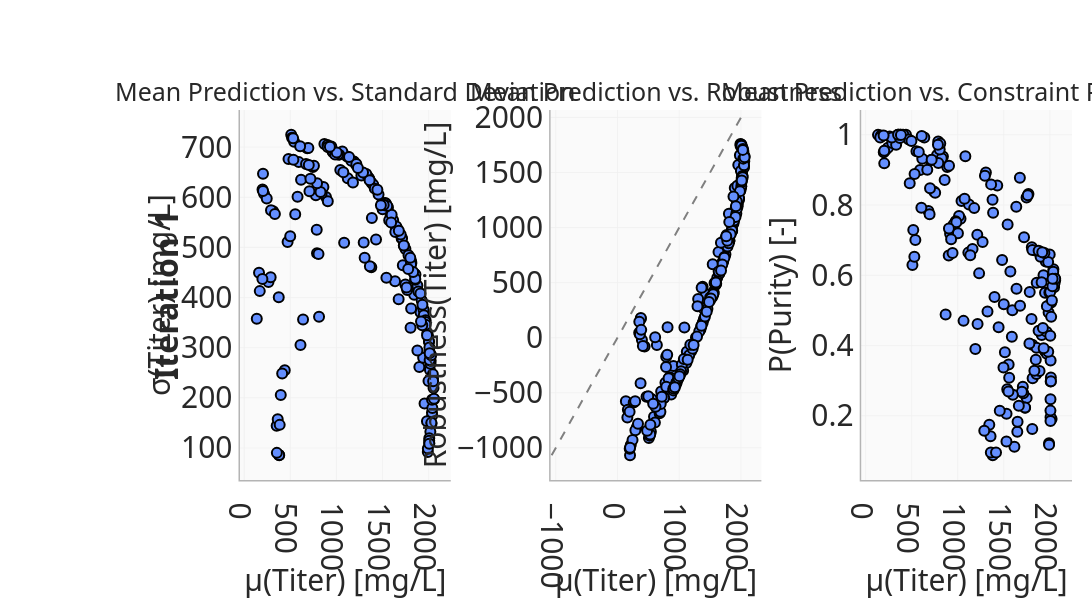

The notebook cell this image was saved under:
### Code cell
import re
import plotly.graph_objects as go
from plotly.subplots import make_subplots

fig_full = update_pareto_front_plots(
    mlflow_run=MLFLOW_RUN,
    iteration=ITERATION,
    clicked_points={},
    objectives_bounds=OBJECTIVES_BOUNDS,
    pinned_points={},
    objective_renames=OBJECTIVE_RENAMES,
    investigation_space_renames=INVESTIGATION_SPACE_RENAMES,
    measurement_renames=MEASUREMENT_RENAMES,
    pareto_mode=PARETO_MODE,
)

# ── Row 1 only ────────────────────────────────────────────────────────────────
layout_dict = fig_full.to_plotly_json()["layout"]

# Row 1 yaxes: domain[1] ≈ 1.0 (topmost row always reaches the top)
row1_y_refs = {
    "y" + key[5:]
    for key, val in layout_dict.items()
    if re.match(r"^yaxis\d*$", key)
    and isinstance(val, dict)
    and abs((val.get("domain") or [0, 0])[1] - 1.0) < 0.01
}
row1_x_refs = {"x" + ref[1:] for ref in row1_y_refs}

# Map axis ref → subplot column (sorted: 'x'→1, 'x2'→2, 'x3'→3)
def _col_num(ref: str) -> int:
    n = ref[1:]  # strip leading 'x'
    return int(n) if n else 1

sorted_x_refs = sorted(row1_x_refs, key=_col_num)
x_ref_to_col = {ref: i + 1 for i, ref in enumerate(sorted_x_refs)}
n_cols = len(sorted_x_refs)

# Build proper 1-row subplot figure
fig = make_subplots(rows=1, cols=n_cols, horizontal_spacing=0.12, subplot_titles=subplot_titles[:n_cols])
fig.update_layout(template=fig_full.layout.template)

# Add row-1 traces with explicit col so xaxis/yaxis are always set correctly
for trace in fig_full.data:
    x_ref = trace.xaxis or "x"
    y_ref = trace.yaxis or "y"
    if y_ref in row1_y_refs:
        col = x_ref_to_col.get(x_ref, 1)
        fig.add_trace(trace, row=1, col=col)

# Copy axis titles/ticks from original (skip domain; make_subplots handles it)
for key, val in layout_dict.items():
    if not isinstance(val, dict):
        continue
    if re.match(r"^xaxis\d*$", key) and "x" + key[5:] in row1_x_refs:
        fig.update_layout({key: {k: v for k, v in val.items() if k != "domain"}})
    elif re.match(r"^yaxis\d*$", key) and "y" + key[5:] in row1_y_refs:
        fig.update_layout({key: {k: v for k, v in val.items() if k != "domain"}})

# Copy row-1 shapes (bounds vlines/hlines) using subplot-aware placement
for shape in fig_full.layout.shapes:
    s = shape.to_plotly_json()
    xref_base = (s.get("xref") or "").split(" ")[0]
    if xref_base not in row1_x_refs:
        continue
    col = x_ref_to_col.get(xref_base, 1)
    line = s.get("line", {})
    x0, x1 = s.get("x0"), s.get("x1")
    y0, y1 = s.get("y0"), s.get("y1")
    if x0 is not None and x0 == x1:          # vertical bound line
        fig.add_vline(x=float(x0), row=1, col=col, line=line)
    elif y0 is not None and y0 == y1:         # horizontal bound line
        fig.add_hline(y=float(y0), row=1, col=col, line=line)
    else:                                     # diagonal or other shape
        fig.add_shape(
            **{k: v for k, v in s.items() if k not in ("xref", "yref")},
            row=1, col=col,
        )

fig.update_layout(
    showlegend=layout_dict.get("showlegend", True),
    hovermode=layout_dict.get("hovermode"),
    legend=layout_dict.get("legend"),
    width=layout_dict.get("width"),
    height=500,
)

# ── Diagonal gray dashed line on second subplot (col 2) ───────────────────────
x2_vals, y2_vals = [], []
for trace in fig.data:
    if trace.xaxis == "x2" and trace.yaxis == "y2":
        if getattr(trace, "x", None) is not None:
            x2_vals.extend(v for v in trace.x if v is not None)
        if getattr(trace, "y", None) is not None:
            y2_vals.extend(v for v in trace.y if v is not None)

if x2_vals and y2_vals:
    diag_min = min(min(x2_vals), min(y2_vals))
    diag_max = max(max(x2_vals), max(y2_vals))
    fig.add_shape(
        type="line",
        x0=diag_min, y0=diag_min,
        x1=diag_max, y1=diag_max,
        row=1, col=2,
        line=dict(color="gray", width=2, dash="dash"),
    )

fig.update_layout(showlegend=False, margin=dict(l=240, r=20, t=110, b=120), width=2200, height=600,legend=dict(font=dict(size=30)))
for col_idx, (x_name, y_name) in enumerate(zip(x_axis_names, y_axis_names), start=1):
    fig.update_xaxes(title_text=x_name, row=1, col=col_idx, title_font_size=30, tickfont=dict(size=30),)
    fig.update_yaxes(title_text=y_name, row=1, col=col_idx, title_font_size=30, tickfont=dict(size=30))
for annotation in fig.layout.annotations:
    annotation.font.size = 25

# Iteration label on the left, spanning the whole row
fig.add_annotation(
    text=f"<b>Iteration {int(ITERATION.split('_')[-1])}</b>",
    x=-0.09, y=0.5,
    xref="paper", yref="paper",
    textangle=-90, xanchor="center", yanchor="middle",
    showarrow=False,
    font=dict(size=32),
)
fig.show()
fig.update_layout(
    paper_bgcolor='rgba(0,0,0,0)'
)
fig.write_image(f"{PDF_FOLDER}/pareto_front_all.pdf")

### Figure 1 — Plotly figure (JSON) as saved in the notebook; plotly's stock layout.template omitted (floating-point values rounded to 4 significant figures; data arrays with more than 128 entries replaced by an {"elided": "..."} marker saying what was removed)
{"data": [{"customdata": {"elided": "200x17 float values"}, "hovertemplate": "<b>RecipeID</b>: %{customdata[1]:.4f}<br><b>temperature</b>: %{customdata[2]:.4f}<br><b>ph_value</b>: %{customdata[3]:.4f}<br><b>initial_glc</b>: %{customdata[4]:.4f}<br><b>initial_gln</b>: %{customdata[5]:.4f}<br><b>feed_1_glc</b>: %{customdata[6]:.4f}<br><b>feed_1_gln</b>: %{customdata[7]:.4f}<br><b>feed_2_glc</b>: %{customdata[8]:.4f}<br><b>feed_2_gln</b>: %{customdata[9]:.4f}<br><b>product_concentration</b>: %{customdata[10]:.4f}<br><b>aggregate_concentration</b>: %{customdata[11]:.4f}<br><b>purity</b>: %{customdata[12]:.4f}<br><b>product_concentration</b>: %{customdata[13]:.4f}<br><b>product_concentration</b>: %{customdata[14]:.4f}<br><b>product_concentration</b>: %{customdata[15]:.4f}<br><b>purity</b>: %{customdata[16]:.4f}<extra></extra>", "marker": {"color": "#648FFF", "line": {"color": "black", "width": 2}, "size": 10, "symbol": "circle"}, "mode": "markers", "name": "Pareto Front", "showlegend": true, "type": "scatter", "x": {"elided": "200 float values"}, "xaxis": "x", "y": {"elided": "200 float values"}, "yaxis": "y"}, {"customdata": {"elided": "200x17 float values"}, "hovertemplate": "<b>RecipeID</b>: %{customdata[1]:.4f}<br><b>temperature</b>: %{customdata[2]:.4f}<br><b>ph_value</b>: %{customdata[3]:.4f}<br><b>initial_glc</b>: %{customdata[4]:.4f}<br><b>initial_gln</b>: %{customdata[5]:.4f}<br><b>feed_1_glc</b>: %{customdata[6]:.4f}<br><b>feed_1_gln</b>: %{customdata[7]:.4f}<br><b>feed_2_glc</b>: %{customdata[8]:.4f}<br><b>feed_2_gln</b>: %{customdata[9]:.4f}<br><b>product_concentration</b>: %{customdata[10]:.4f}<br><b>aggregate_concentration</b>: %{customdata[11]:.4f}<br><b>purity</b>: %{customdata[12]:.4f}<br><b>product_concentration</b>: %{customdata[13]:.4f}<br><b>product_concentration</b>: %{customdata[14]:.4f}<br><b>product_concentration</b>: %{customdata[15]:.4f}<br><b>purity</b>: %{customdata[16]:.4f}<extra></extra>", "marker": {"color": "#648FFF", "line": {"color": "black", "width": 2}, "size": 10, "symbol": "circle"}, "mode": "markers", "name": "Pareto Front", "showlegend": false, "type": "scatter", "x": {"elided": "200 float values"}, "xaxis": "x2", "y": {"elided": "200 float values"}, "yaxis": "y2"}, {"customdata": {"elided": "200x17 float values"}, "hovertemplate": "<b>RecipeID</b>: %{customdata[1]:.4f}<br><b>temperature</b>: %{customdata[2]:.4f}<br><b>ph_value</b>: %{customdata[3]:.4f}<br><b>initial_glc</b>: %{customdata[4]:.4f}<br><b>initial_gln</b>: %{customdata[5]:.4f}<br><b>feed_1_glc</b>: %{customdata[6]:.4f}<br><b>feed_1_gln</b>: %{customdata[7]:.4f}<br><b>feed_2_glc</b>: %{customdata[8]:.4f}<br><b>feed_2_gln</b>: %{customdata[9]:.4f}<br><b>product_concentration</b>: %{customdata[10]:.4f}<br><b>aggregate_concentration</b>: %{customdata[11]:.4f}<br><b>purity</b>: %{customdata[12]:.4f}<br><b>product_concentration</b>: %{customdata[13]:.4f}<br><b>product_concentration</b>: %{customdata[14]:.4f}<br><b>product_concentration</b>: %{customdata[15]:.4f}<br><b>purity</b>: %{customdata[16]:.4f}<extra></extra>", "marker": {"color": "#648FFF", "line": {"color": "black", "width": 2}, "size": 10, "symbol": "circle"}, "mode": "markers", "name": "Pareto Front", "showlegend": false, "type": "scatter", "x": {"elided": "200 float values"}, "xaxis": "x3", "y": {"elided": "200 float values"}, "yaxis": "y3"}], "layout": {"annotations": [{"font": {"size": 25}, "showarrow": false, "text": "Mean Prediction vs. Standard Deviation", "x": 0.1267, "xanchor": "center", "xref": "paper", "y": 1, "yanchor": "bottom", "yref": "paper"}, {"font": {"size": 25}, "showarrow": false, "text": "Mean Prediction vs. Robustness", "x": 0.5, "xanchor": "center", "xref": "paper", "y": 1, "yanchor": "bottom", "yref": "paper"}, {"font": {"size": 25}, "showarrow": false, "text": "Mean Prediction vs. Constraint Probability", "x": 0.8733, "xanchor": "center", "xref": "paper", "y": 1, "yanchor": "bottom", "yref": "paper"}, {"font": {"size": 32}, "showarrow": false, "text": "<b>Iteration 1</b>", "textangle": -90, "x": -0.09, "xanchor": "center", "xref": "paper", "y": 0.5, "yanchor": "middle", "yref": "paper"}], "height": 600, "hovermode": "closest", "legend": {"font": {"size": 30}}, "margin": {"b": 120, "l": 240, "r": 20, "t": 110}, "shapes": [{"line": {"color": "gray", "dash": "dash", "width": 2}, "type": "line", "x0": -1067.0, "x1": 2058.0, "xref": "x2", "y0": -1067.0, "y1": 2058.0, "yref": "y2"}], "showlegend": false, "width": 2200, "xaxis": {"anchor": "y", "domain": [0, 0.2533], "tickfont": {"size": 30}, "title": {"font": {"size": 30}, "text": "μ(Titer) [mg/L]"}}, "xaxis2": {"anchor": "y2", "domain": [0.3733, 0.6267], "tickfont": {"size": 30}, "title": {"font": {"size": 30}, "text": "μ(Titer) [mg/L]"}}, "xaxis3": {"anchor": "y3", "domain": [0.7467, 1], "tickfont": {"size": 30}, "title": {"font": {"size": 30}, "text": "μ(Titer) [mg/L]"}}, "yaxis": {"anchor": "x", "domain": [0, 1], "tickfont": {"size": 30}, "title": {"font": {"size": 30}, "text": "σ(Titer) [mg/L]"}}, "yaxis2": {"anchor": "x2", "domain": [0, 1], "tickfont": {"size": 30}, "title": {"font": {"size": 30}, "text": "Robustness(Titer) [mg/L]"}}, "yaxis3": {"anchor": "x3", "domain": [0, 1], "tickfont": {"size": 30}, "title": {"font": {"size": 30}, "text": "P(Purity) [-]"}}}}
